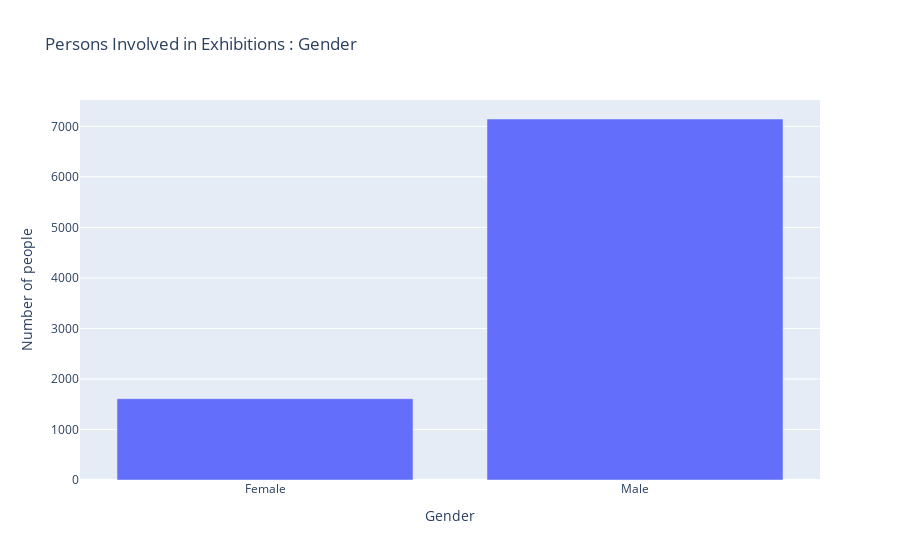

The notebook cell saved with this chart:
### Code cell
with open(os.path.join(output_person_dir, persons_all_file), 'r') as json_file:
    
    number_dict = {}

    data = json.load(json_file)
    for person in data.get("persons"):

        if "nationality" in person:
            gender = person.get("nationality")

            if gender not in ["Male", "Female"]:
                continue
           
            if gender in number_dict:
                number_dict[gender] += 1
            else:
                number_dict[gender] = 1
        
    number_dict = dict(sorted(number_dict.items(), key=lambda item: item[1]))

    # sort by number
    
   # print(number_dict)

x_values = number_dict.keys()
y_values = number_dict.values()

fig = px.bar(x=x_values, y=y_values, 
labels={"x": "Gender", "y": "Number of people"},
title="Persons Involved in Exhibitions : Gender"
)
fig.show()

### Figure 1 — Plotly figure (JSON) as saved in the notebook; plotly's stock layout.template omitted (floating-point values rounded to 4 significant figures)
{"data": [{"alignmentgroup": "True", "hovertemplate": "Gender=%{x}<br>Number of people=%{y}<extra></extra>", "legendgroup": "", "marker": {"color": "#636efa", "pattern": {"shape": ""}}, "name": "", "offsetgroup": "", "orientation": "v", "showlegend": false, "textposition": "auto", "type": "bar", "x": ["Female", "Male"], "xaxis": "x", "y": [1610, 7145], "yaxis": "y"}], "layout": {"barmode": "relative", "legend": {"tracegroupgap": 0}, "title": {"text": "Persons Involved in Exhibitions : Gender"}, "xaxis": {"anchor": "y", "domain": [0, 1], "title": {"text": "Gender"}}, "yaxis": {"anchor": "x", "domain": [0, 1], "title": {"text": "Number of people"}}}}
